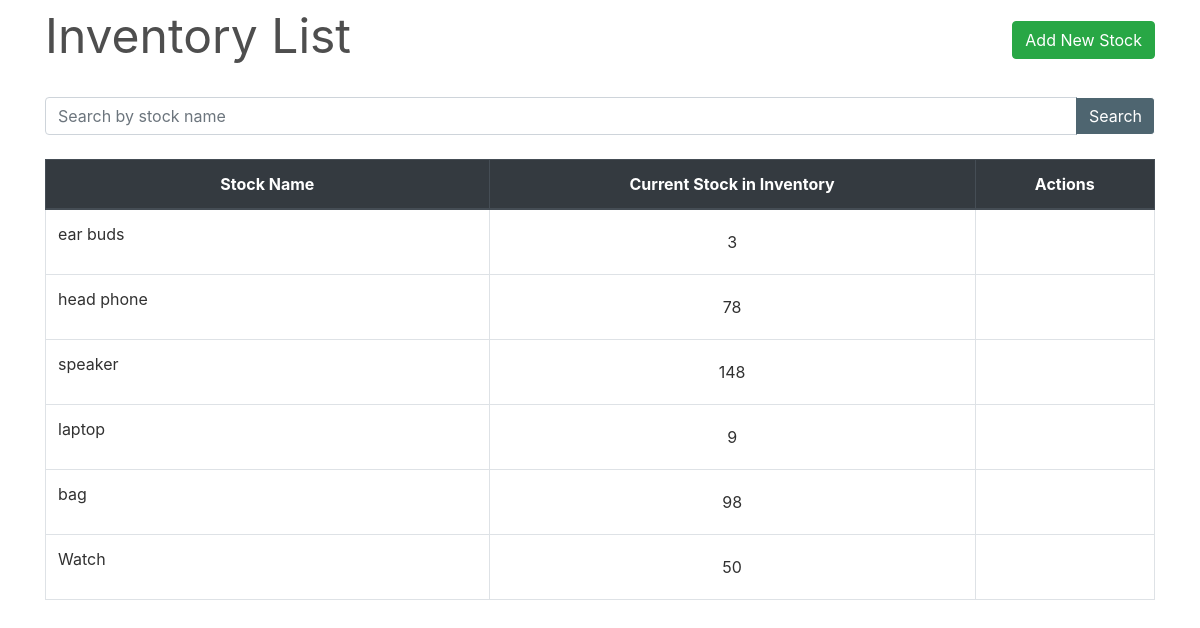
The app's page /inventory/, older data.
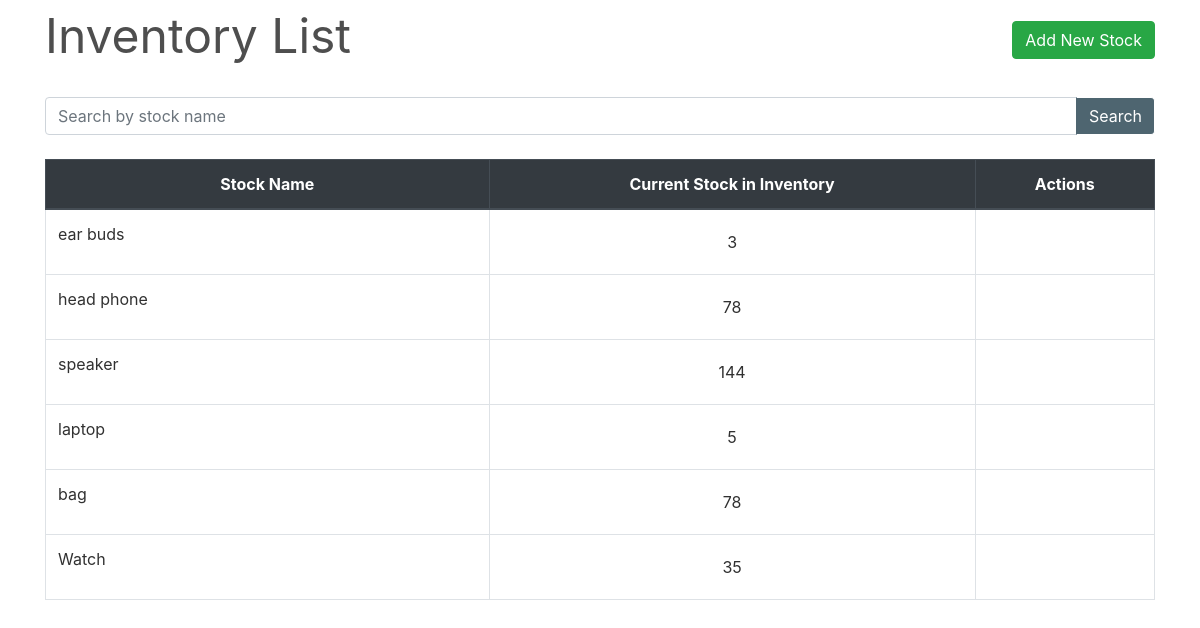
The same page, newer data.
### inventory/models.py (models this page shows, shortened)
class Stock(models.Model):
    id = models.AutoField(primary_key=True)
    name = models.CharField(max_length=30, unique=True)
    price = models.IntegerField(null=True)
    quantity = models.IntegerField(default=1)
    is_deleted = models.BooleanField(default=False)

### inventory/views.py (the view)
class StockListView(FilterView):
    filterset_class = StockFilter
    queryset = Stock.objects.filter(is_deleted=False)
    template_name = 'inventory.html'
    paginate_by = 10

### inventory/templates/inventory.html (shortened to what this page needs)
{% extends "base.html" %}
{% load widget_tweaks %}
{% block content %}
    <div class="row" style="color: #4e4e4e; font-style: bold; font-size: 3rem; ">
        <div class="col-md-8">Inventory List</div>
        <div class="col-md-4">
            <div style="float:right;"> <a class="btn btn-success" href="{% url 'new-stock' %}">Add New Stock</a> </div>
        </div>
    </div>
    <div style="border-bottom: 1px solid white;"></div>
    <br>
    <table class="table table-css table-bordered table-hover">
        <form method="get">
            <div class="input-group search">
                {% render_field filter.form.name class="form-control textinput" placeholder="Search by stock name" %}
                <div class="input-group-append">
                   <button type="submit" class="btn btn-pink"> Search </button>
                </div>
            </div>
        </form>
        <br>
        <thead class="thead-dark align-middle">
            <tr>
                <th width="40%">Stock Name</th>
                <th>Current Stock in Inventory</th>
                <th>Actions</th>
            </tr>
        </thead>
{% if object_list %}
        <tbody>
            {% for stock in object_list %}
                <tr>
                    <td>
                        <p>{{ stock.name }}</p>
                    </td>
                    <td class="align-middle">{{ stock.quantity }}</td>
                    <td class="align-middle">
                    </td>
                </tr>
            {% endfor %}
        </tbody>
    </table>
{% else %}
        <tbody></tbody>
    </table>
    <br><br><br><br><br><br><br><br>
    <div style="color: #575757; font-style: bold; font-size: 1.5rem; text-align: center;">The records are empty. Please try adding some.</div>
{% endif %}
{% endblock content %}

### homepage/templates/base.html (shortened to what this page needs)
{% load static %}
<!DOCTYPE html>
<html lang="en">
<head>
    <link rel="stylesheet" type="text/css" href="{% static 'bootstrap/bootstrap.min.css' %}">
    <link rel="stylesheet" href="https://use.fontawesome.com/releases/v5.7.0/css/all.css">
    <link rel="stylesheet" type="text/css" href="{% static 'css/main.css' %}">
    <link rel="stylesheet" type="text/css" href="{% static 'css/sidebar.css' %}">
    <link rel="stylesheet" type="text/css" href="{% static 'css/dialogbox.css' %}">
</head>
<body>
    <main id="wrapper">
                    <div class="container">
                        {% block content %}{% endblock content %}
                    </div>
            <br>
    </main>
</body>
</html>

### homepage/static/css/main.css (style rules this page uses)
body, html { height: 100%; }
p { color: rgb(49, 49, 49); }
a { color: #55b159; }
.table-css { color: #313131; }
.align-middle { text-align: center; }
.textinput { background-color: #ffffff; color: black; }
.btn-pink { color: #fff; background-color: #4e6570; border-color: #fff; border-left-color: #4e6570; }

### homepage/static/css/sidebar.css (style rules this page uses)
#wrapper { display: flex; width: 100%; align-items: stretch; }

Row changes from the older to the newer data that the page shows:
changed Stock "speaker": quantity "148" → "144"
changed Stock "laptop": quantity "9" → "5"
changed Stock "bag": quantity "98" → "78"
changed Stock "Watch": quantity "50" → "35"
